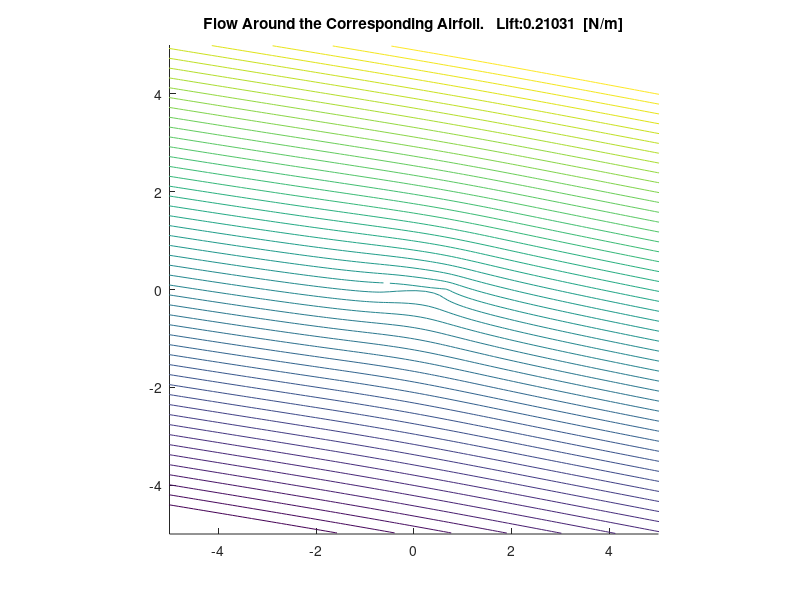

Write the MATLAB code that produced this figure.
%-------------------------------------------------------------------------
%                     JOUKOWSKI TRANSFORMATION
%-------------------------------------------------------------------------
% Created by:                   Dario Isola, Politecnico di Milano, Italy
% Date:                                                 29, october, 2005
%-------------------------------------------------------------------------
clear all
close all
clc

%% potential
v_inf = 10;
v = v_inf/v_inf;
theta = 10;
theta = theta*pi/180;
s_x = -0.0231;
s_y = 0.02;
s = s_x + i*s_y;
r = 0.3106;
% FLUID PARAMETER
rho = 1.225;
% TRANSFORMATION PARAMETER
lambda = r-s;
% CIRCULATION
beta = (theta);
k = 2*r*v*sin(beta);
Gamma = k/(2*pi); %CIRCULATION
%COMPLEX ASYMPTOTIC SPEED 
w = v * exp(i*theta);
%TOLLERANCE
toll = +5e-2;
% GENERATING MESH
x = meshgrid(-5:.1:5);
y = x';
% COMPLEX PLANE
z = x + i*y;
% Inside-circle points are Excluded!
for a = 1:length(x)
    for b = 1:length(y)
        if abs(z(a,b)-s) <=  r - toll
            z(a,b) = NaN;
        end
    end
end
% AERODYNAMIC POTENTIAL
f = w*(z) + (v*exp(-i*theta)*r^2)./(z-s) + i*k*log(z);
% JOUKOWSKI TRANSFORMATION, 
J = z+lambda^2./z;
%GRAPHIC - Circle and Joukowski Airfoil
angle = 0:.1:2*pi;
z_circle = r*(cos(angle)+i*sin(angle)) + s;
z_airfoil = z_circle+lambda^2./z_circle;
% KUTTA JOUKOWSKI THEOREM
L = v_inf*rho*Gamma;
L_str = num2str(L);
%PLOTTING SOLUTION
% figure(1)
% hold on
% contour(real(z),imag(z),imag(f),[-5:.2:5])
% fill(real(z_circle),imag(z_circle),'y')
% axis equal
% axis([-5 5 -5 5])
% title(strcat('Flow Around a Circle.   Lift:  ',L_str,'  [N/m]'));
figure(2)
hold on
contour(real(J),imag(J),imag(f),[-5:.2:5])
%fill(real(z_airfoil),imag(z_airfoil),'y')
axis equal
axis([-5 5 -5 5])
title(strcat('Flow Around the Corresponding Airfoil.   Lift:  ',L_str,'  [N/m]'));


%% IMage potential
s_x = -0.0231;
s_y_mir = -0.02;
s_mir = s_x + i*s_y_mir;
r = 0.3106;
theta_mir = 10;
theta_mir = theta_mir*pi/180;
% FLUID PARAMETER
rho = 1.225;
% TRANSFORMATION PARAMETER
lambda_mir = r-s_mir;
% CIRCULATION
beta = (theta_mir);
k = 2*r*v*sin(beta);
Gamma = k/(2*pi); %CIRCULATION
%COMPLEX ASYMPTOTIC SPEED 
w = v * exp(i*theta_mir);
%TOLLERANCE
toll = +5e-2;
% GENERATING MESH
x_mir = meshgrid(-5:.1:5);
y_mir = x_mir';
% COMPLEX PLANE
z_mir = x_mir + i*y_mir;
% Inside-circle points are Excluded!
for a = 1:length(x_mir)
    for b = 1:length(y_mir)
        if abs(z_mir(a,b)-s_mir) <=  r - toll
            z_mir(a,b) = NaN;
        end
    end
end
% AERODYNAMIC POTENTIAL
f_mir = w*(z_mir) + (v*exp(-i*theta_mir)*r^2)./(z_mir-s_mir) + i*k*log(z_mir);
% JOUKOWSKI TRANSFORMATION, 
J = z_mir+lambda_mir^2./z_mir;
%GRAPHIC - Circle and Joukowski Airfoil
angle = 0:.1:2*pi;
z_circle_mir = r*(cos(angle)+i*sin(angle)) + s_mir;
z_airfoil_mir = z_circle_mir+lambda_mir^2./z_circle_mir;
% KUTTA JOUKOWSKI THEOREM
L = v_inf*rho*Gamma;
L_str = num2str(L);
